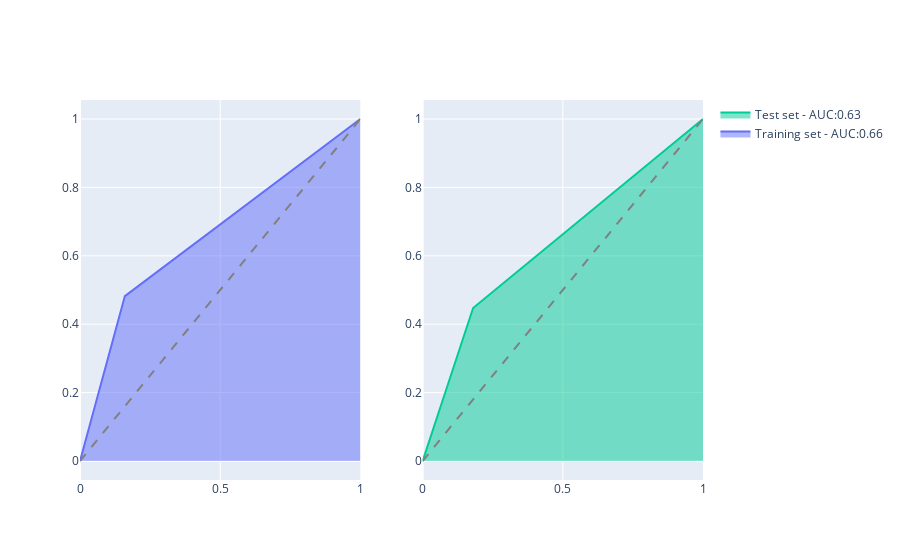

This figure's notebook cell:
### Markdown cell above
##### How do the ROC AUC plot look like?

### Code cell
utils.gen_train_test_roc(y_train, y_pred_train_rf, y_test, y_pred_test_rf, ['Not-Diabetic', 'Diabetic'])

### Figure 1 — Plotly figure (JSON) as saved in the notebook; plotly's stock layout.template omitted (floating-point values rounded to 4 significant figures)
{"data": [{"name": "Training set - AUC:0.66", "stackgroup": "one", "type": "scatter", "x": [0, 0.16, 1], "xaxis": "x", "y": [0, 0.4821, 1], "yaxis": "y"}, {"line": {"color": "gray", "dash": "dash"}, "mode": "lines", "name": "", "showlegend": false, "type": "scatter", "x": [0, 1], "xaxis": "x", "y": [0, 1], "yaxis": "y"}, {"name": "Test set - AUC:0.63", "stackgroup": "one", "type": "scatter", "x": [0, 0.18, 1], "xaxis": "x2", "y": [0, 0.4474, 1], "yaxis": "y2"}, {"line": {"color": "gray", "dash": "dash"}, "mode": "lines", "name": "", "showlegend": false, "type": "scatter", "x": [0, 1], "xaxis": "x2", "y": [0, 1], "yaxis": "y2"}], "layout": {"autosize": true, "xaxis": {"anchor": "y", "autorange": true, "domain": [0, 0.45], "range": [0, 1], "type": "linear"}, "xaxis2": {"anchor": "y2", "autorange": true, "domain": [0.55, 1], "range": [0, 1], "type": "linear"}, "yaxis": {"anchor": "x", "autorange": true, "domain": [0, 1], "range": [-0.05556, 1.056], "type": "linear"}, "yaxis2": {"anchor": "x2", "autorange": true, "domain": [0, 1], "range": [-0.05556, 1.056], "type": "linear"}}}
